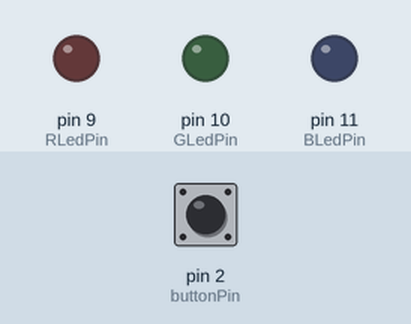
A sketch run on a simulated Arduino Uno, built with avr-gcc and run on an emulated ATmega328P. Parts: output pins drawn as LEDs (lit = HIGH). Dashed ring = blinking. The inputs (shaded band) are chosen by the test bench; at power-on: pin 2 (buttonPin) HIGH.

Above: at 1.2 s.
1.3 s: pin 2 (buttonPin) pulled LOW for 3.2 s
At 5.28 s:
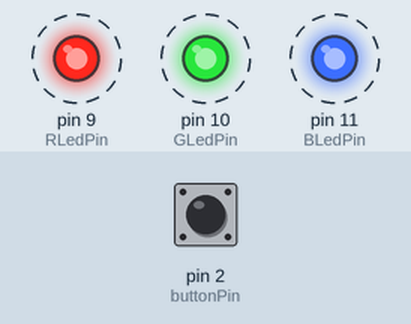
7.5 s: pin 2 (buttonPin) pulled LOW for 0.15 s
10.6 s: pin 2 (buttonPin) pulled LOW for 1 s
At 12.78 s:
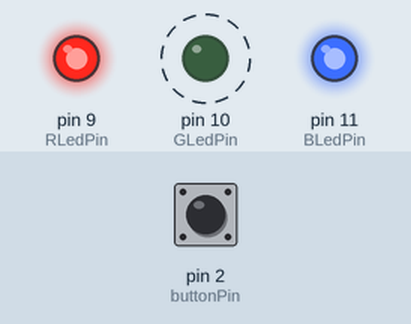
14.6 s: pin 2 (buttonPin) pulled LOW for 0.15 s
At 15.9 s:
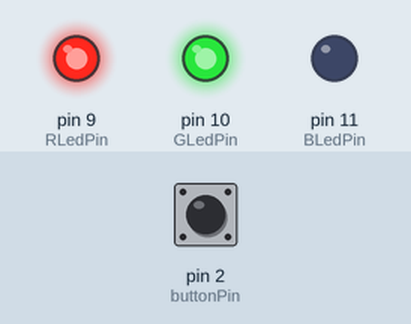
17.7 s: pin 2 (buttonPin) pulled LOW for 0.15 s
At 18.78 s:
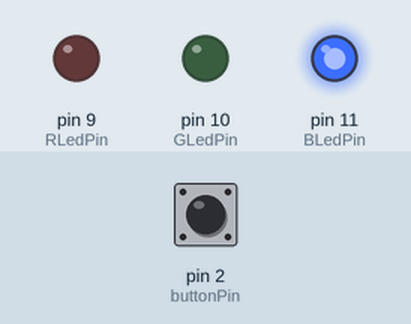
20.8 s: pin 2 (buttonPin) pulled LOW for 3.2 s
Timing chart, 0 to 28.0 s (numbered marks = the images above; inputs shaded):
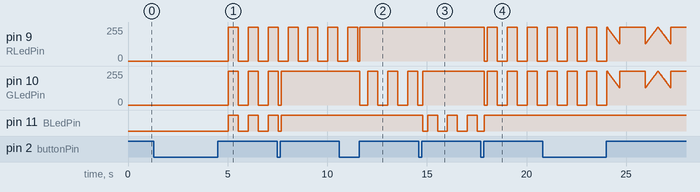

Measured:
- after the input at 1.3 s, pin 9 (RLedPin), pin 10 (GLedPin): alternates 255/255 for 0.50 s and 0/255 for 0.50 s, starting after 3.7 s; pin 11 (BLedPin): alternates HIGH for 0.50 s and LOW for 0.50 s, starting after 3.7 s
- after the input at 10.6 s, pin 10 (GLedPin): alternates 255/255 for 0.50 s and 0/255 for 0.50 s, starting after 1.0 s
- after the input at 14.6 s, pin 11 (BLedPin): HIGH → LOW after 0.18 s, then repeats every 1.0 s: HIGH 0.50 s, LOW 0.50 s
- after the input at 17.7 s, pin 9 (RLedPin), pin 10 (GLedPin): 255/255 → 0/255 after 0.18 s, then repeats every 1.0 s: 255/255 0.50 s, 0/255 0.50 s

The sketch:

Homework3-1_light_stick.ino
```cpp
const int buttonPin = 2;
const int RLedPin = 9;
const int GLedPin = 10;
const int BLedPin = 11;

const bool COMMON_ANODE = true;

const unsigned long debounceDelay = 30;
const unsigned long longPressInterval = 2000;
int lastReading = HIGH;
int stableState = HIGH;
unsigned long lastDebounceTime = 0;
unsigned long pressingTime = 0;

const int NUM_MODES = 5;
int currentMode = 0;

const int NUM_COLORS = 5;
int lightNum = 0;
// 0:白 1:紅 2:綠 3:藍 4:黃
const byte palette[NUM_COLORS][3] = {
  {255, 255, 255},
  {255, 0, 0},
  {0, 255, 0},
  {0, 0, 255},
  {255, 255, 0}
};
int RLightColor = 255;
int GLightColor = 255;
int BLightColor = 255;

int RCurrentColor = 0;
int GCurrentColor = 0;
int BCurrentColor = 0;

// ---- 閃爍模式 ----
const unsigned long blinkInterval = 500;
unsigned long blinkTimer = 0;
bool blinkOn = true;

// ---- 呼吸模式 ----
const int breathStep = 3;                 // 每次亮度變化量
const unsigned long breathInterval = 15;  // 更新間隔 (ms)
int breathLevel = 0;                      // 0~255
int breathDirection = 1;
unsigned long breathTimer = 0;

// ---- 彩虹模式 ----
const unsigned long rainbowInterval = 15; // 數字越小轉得越快
int rainbowHue = 0;                       // 0~359
unsigned long rainbowTimer = 0;

// ---- 心跳模式 ----
const unsigned long heartPeriod = 1000;   // 一次心跳週期 (ms)
unsigned long heartStart = 0;

void setup()
{
  pinMode(buttonPin, INPUT_PULLUP);
  pinMode(RLedPin, OUTPUT);
  pinMode(GLedPin, OUTPUT);
  pinMode(BLedPin, OUTPUT);
  applyPalette();
}

void loop()
{
  checkButton();
  updateLEDColor();
  setRGBLEDColor(RCurrentColor, GCurrentColor, BCurrentColor);
}

void checkButton()
{
  int reading = digitalRead(buttonPin);

  if (reading != lastReading) {
    lastDebounceTime = millis();
    lastReading = reading;
  }

  if (millis() - lastDebounceTime > debounceDelay && reading != stableState) {
    stableState = reading;

    if (stableState == LOW) {
      pressingTime = millis();
    } else {
      if (millis() - pressingTime < longPressInterval) {
        changeLEDColor();
      } else {
        changeMode();
      }
    }
  }
}

void changeMode()
{
  currentMode = (currentMode + 1) % NUM_MODES;

  switch (currentMode) {
    case 1:  // 閃爍
      blinkTimer = millis();
      blinkOn = true;
      break;
    case 2:  // 呼吸
      breathLevel = 0;
      breathDirection = 1;
      breathTimer = millis();
      break;
    case 3:  // 彩虹
      rainbowHue = 0;
      rainbowTimer = millis();
      break;
    case 4:  // 心跳
      heartStart = millis();
      break;
  }
}

void changeLEDColor()
{
  lightNum = (lightNum + 1) % NUM_COLORS;
  applyPalette();
}

void applyPalette()
{
  RLightColor = palette[lightNum][0];
  GLightColor = palette[lightNum][1];
  BLightColor = palette[lightNum][2];
  RCurrentColor = RLightColor;
  GCurrentColor = GLightColor;
  BCurrentColor = BLightColor;
}

void updateLEDColor()
{
  unsigned long now = millis();

  switch (currentMode) {

    case 0:  // 恆亮
      RCurrentColor = RLightColor;
      GCurrentColor = GLightColor;
      BCurrentColor = BLightColor;
      break;

    case 1:  // 閃爍
      if (now - blinkTimer >= blinkInterval) {
        blinkOn = !blinkOn;
        blinkTimer = now;
      }
      if (blinkOn) {
        RCurrentColor = RLightColor;
        GCurrentColor = GLightColor;
        BCurrentColor = BLightColor;
      } else {
        RCurrentColor = 0;
        GCurrentColor = 0;
        BCurrentColor = 0;
      }
      break;

    case 2:  // 呼吸燈
      if (now - breathTimer >= breathInterval) {
        breathTimer = now;
        breathLevel += breathDirection * breathStep;
        if (breathLevel >= 255) {
          breathLevel = 255;
          breathDirection = -1;
        } else if (breathLevel <= 0) {
          breathLevel = 0;
          breathDirection = 1;
        }
      }
      scaleColor(breathLevel);
      break;

    case 3:  // 彩虹
      if (now - rainbowTimer >= rainbowInterval) {
        rainbowTimer = now;
        rainbowHue = (rainbowHue + 1) % 360;
      }
      hueToRGB(rainbowHue);
      break;

    case 4:  // 心跳
      scaleColor(heartbeatBrightness((now - heartStart) % heartPeriod));
      break;
  }
}

void scaleColor(int level)
{
  RCurrentColor = RLightColor * level / 255;
  GCurrentColor = GLightColor * level / 255;
  BCurrentColor = BLightColor * level / 255;
}
int heartbeatBrightness(unsigned long t)
{
  long x = (long)t;
  if (x < 60)  return map(x, 0, 60, 0, 255);     // 第一下：快速亮起
  if (x < 140) return map(x, 60, 140, 255, 40);  // 快速變暗
  if (x < 200) return map(x, 140, 200, 40, 200); // 第二下：再亮起
  if (x < 340) return map(x, 200, 340, 200, 0);  // 慢慢熄滅
  return 0;                                       // 休息
}

void hueToRGB(int h)
{
  int region = h / 60;
  int x = (h % 60) * 255 / 60;

  switch (region) {
    case 0: RCurrentColor = 255;     GCurrentColor = x;       BCurrentColor = 0;       break;
    case 1: RCurrentColor = 255 - x; GCurrentColor = 255;     BCurrentColor = 0;       break;
    case 2: RCurrentColor = 0;       GCurrentColor = 255;     BCurrentColor = x;       break;
    case 3: RCurrentColor = 0;       GCurrentColor = 255 - x; BCurrentColor = 255;     break;
    case 4: RCurrentColor = x;       GCurrentColor = 0;       BCurrentColor = 255;     break;
    default: RCurrentColor = 255;    GCurrentColor = 0;       BCurrentColor = 255 - x; break;
  }
}

void setRGBLEDColor(int r, int g, int b)
{
  r = constrain(r, 0, 255);
  g = constrain(g, 0, 255);
  b = constrain(b, 0, 255);

  if (COMMON_ANODE) {
    r = 255 - r;
    g = 255 - g;
    b = 255 - b;
  }

  analogWrite(RLedPin, r);
  analogWrite(GLedPin, g);
  analogWrite(BLedPin, b);
}
```
